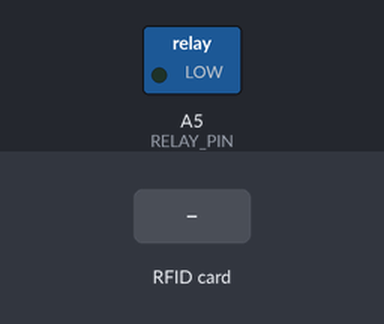
This sketch was run on a simulated Arduino Uno, built with avr-gcc and run on an emulated ATmega328P. On the bench: switched loads named in the sketch (green lamp = pin HIGH). The inputs (shaded band) are chosen by the test bench. Pins used as bus, display or sensor lines are not drawn; what the sketch prints to the serial monitor is not drawn.

Above: at 1.2 s.
1.3 s: RFID card 5E 7A 19 C4 held to the reader
At 1.6 s:
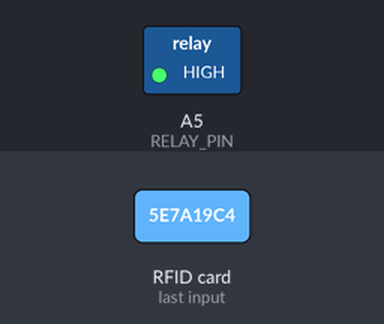
Timing chart, 0 to 4.3 s (numbered marks = the images above; inputs shaded):
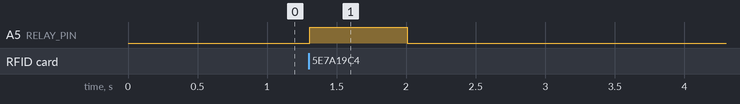

Measured:
- after the input at 1.3 s, A5 (RELAY_PIN): LOW → HIGH at once, → LOW 0.70 s later

The sketch:

rfid-relay-salida.ino
```cpp
#include <SPI.h>
#include <MFRC522.h>

#define SS_PIN 10
#define RST_PIN 9
#define RELAY_PIN A5 // relay

MFRC522 rfid(SS_PIN, RST_PIN);

void setup()
{
    Serial.begin(9600);
    SPI.begin();                  // SPI bus
    rfid.PCD_Init();              // MFRC522
    pinMode(RELAY_PIN, OUTPUT);   // initializar pin como salida.
    digitalWrite(RELAY_PIN, LOW); // desactivar el relay
}

void loop()
{
    if (rfid.PICC_IsNewCardPresent())
    {
        if (rfid.PICC_ReadCardSerial())
        {
            MFRC522::PICC_Type piccType = rfid.PICC_GetType(rfid.uid.sak);
            digitalWrite(RELAY_PIN, HIGH); // activar relay por 700ms
            delay(700);
            digitalWrite(RELAY_PIN, LOW);

            String tag = "o-";
            for (int i = 0; i < rfid.uid.size; i++)
            {
                tag.concat(String(rfid.uid.uidByte[i] < 0x10 ? "0" : ""));
                tag.concat(String(rfid.uid.uidByte[i], HEX));
                tag.toUpperCase();
            }
            Serial.println(tag);
            tag = "";
            rfid.PICC_HaltA();
            rfid.PCD_StopCrypto1();
            delay(5000); // pausar la operacion por 5 segundos
        }
    }
}
```
